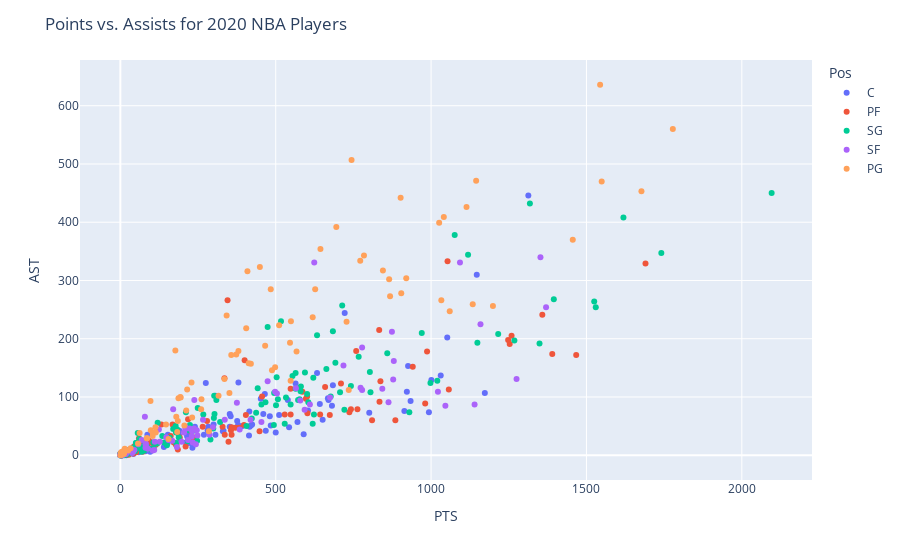

Source (notebook cell):
### Code cell
fig = px.scatter(basketballData, x='PTS', y='AST', color = 'Pos', hover_data = ['Player'])
fig.update_layout(title_text = 'Points vs. Assists for 2020 NBA Players')

### Figure 1 — Plotly figure (JSON) as saved in the notebook; plotly's stock layout.template omitted (floating-point values rounded to 4 significant figures; data arrays with more than 128 entries replaced by an {"elided": "..."} marker saying what was removed)
{"data": [{"customdata": [["Steven Adams"], ["LaMarcus Aldridge"], ["Jarrett Allen"], ["Deandre Ayton"], ["Mo Bamba"], ["Aron Baynes"], ["Khem Birch"], ["Goga Bitadze"], ["Bismack Biyombo"], ["Marques Bolden"], ["Tony Bradley"], ["Moses Brown"], ["Thomas Bryant"], ["Clint Capela"], ["Wendell Carter Jr."], ["Willie Cauley-Stein"], ["Tyson Chandler"], ["Ed Davis"], ["Dewayne Dedmon"], ["Cheick Diallo"], ["Gorgui Dieng"], ["Andre Drummond"], ["Joel Embiid"], ["Tacko Fall"], ["Derrick Favors"], ["Bruno Fernando"], ["Daniel Gafford"], ["Marc Gasol"], ["Taj Gibson"], ["Rudy Gobert"], ["Montrezl Harrell"], ["Isaiah Hartenstein"], ["Jaxson Hayes"], ["Dewan Hernandez"], ["Willy Hernangómez"], ["Richaun Holmes"], ["Al Horford"], ["Dwight Howard"], ["Serge Ibaka"], ["Jaren Jackson Jr."], ["Nikola Jokić"], ["Damian Jones"], ["DeAndre Jordan"], ["Mfiondu Kabengele"], ["Frank Kaminsky"], ["Enes Kanter"], ["Maxi Kleber"], ["Luke Kornet"], ["Skal Labissière"], ["Alex Len"], ["Meyers Leonard"], ["Kevon Looney"], ["Brook Lopez"], ["Robin Lopez"], ["Ian Mahinmi"], ["Thon Maker"], ["Boban Marjanović"], ["JaVale McGee"], ["Nicolò Melli"], ["Mike Muscala"], ["Larry Nance Jr."], ["Nerlens Noel"], ["Kyle O'Quinn"], ["Jahlil Okafor"], ["Kelly Olynyk"], ["Anžejs Pasečņiks"], ["Justin Patton"], ["Norvel Pelle"], ["Mason Plumlee"], ["Jakob Poeltl"], ["Vincent Poirier"], ["Bobby Portis"], ["Dwight Powell"], ["Naz Reid"], ["Mitchell Robinson"], ["Domantas Sabonis"], ["Daniel Theis"], ["Tristan Thompson"], ["Karl-Anthony Towns"], ["Myles Turner"], ["Jonas Valančiūnas"], ["Nikola Vučević"], ["Moritz Wagner"], ["Hassan Whiteside"], ["Johnathan Williams"], ["Robert Williams"], ["Cody Zeller"], ["Ante Žižić"], ["Ivica Zubac"]], "hovertemplate": "Pos=C<br>PTS=%{x}<br>AST=%{y}<br>Player=%{customdata[0]}<extra></extra>", "legendgroup": "C", "marker": {"color": "#636efa", "symbol": "circle"}, "mode": "markers", "name": "C", "showlegend": true, "type": "scatter", "x": [633, 1001, 681, 570, 332, 481, 153, 152, 393, 0, 233, 11, 460, 543, 484, 67, 34, 33, 81, 211, 87, 140, 1031, 19, 415, 240, 220, 275, 379, 934, 1173, 107, 420, 4, 190, 500, 722, 468, 801, 914, 1313, 306, 465, 42, 352, 416, 604, 215, 190, 59, 300, 68, 670, 330, 283, 281, 232, 414, 355, 189, 564, 424, 87, 214, 452, 144, 9, 42, 380, 306, 39, 668, 376, 269, 590, 1147, 539, 684, 926, 651, 922, 1052, 352, 993, 35, 98, 642, 96, 511], "xaxis": "x", "y": [141, 129, 85, 57, 42, 67, 35, 21, 50, 0, 17, 1, 71, 48, 51, 10, 6, 8, 7, 22, 13, 14, 137, 0, 75, 49, 21, 124, 52, 93, 107, 18, 51, 0, 29, 39, 244, 42, 73, 76, 446, 35, 105, 2, 71, 49, 77, 32, 42, 5, 53, 20, 95, 41, 49, 43, 13, 34, 67, 34, 123, 53, 35, 36, 97, 17, 2, 7, 125, 102, 7, 98, 59, 35, 36, 310, 95, 120, 153, 61, 109, 202, 49, 74, 6, 22, 88, 6, 69], "yaxis": "y"}, {"customdata": [["Bam Adebayo"], ["Al-Farouq Aminu"], ["Kyle Anderson"], ["Ryan Anderson"], ["Giannis Antetokounmpo"], ["Kostas Antetokounmpo"], ["Carmelo Anthony"], ["Marvin Bagley III"], ["Harrison Barnes"], ["Darius Bazley"], ["Jordan Bell"], ["Dāvis Bertāns"], ["Nemanja Bjelica"], ["Jonah Bolden"], ["Chris Boucher"], ["Jarrell Brantley"], ["Marquese Chriss"], ["Gary Clark"], ["Brandon Clarke"], ["Nicolas Claxton"], ["John Collins"], ["Zach Collins"], ["Tyler Cook"], ["Robert Covington"], ["Anthony Davis"], ["Henry Ellenson"], ["Drew Eubanks"], ["Cristiano Felício"], ["Dorian Finney-Smith"], ["Wenyen Gabriel"], ["Danilo Gallinari"], ["Rudy Gay"], ["Harry Giles"], ["Aaron Gordon"], ["Jerami Grant"], ["Draymond Green"], ["JaMychal Green"], ["Jeff Green"], ["Blake Griffin"], ["Rui Hachimura"], ["Donta Hall"], ["Tobias Harris"], ["Udonis Haslem"], ["John Henson"], ["Juan Hernangómez"], ["Kevin Hervey"], ["Mario Hezonja"], ["Ersan İlyasova"], ["Brandon Ingram"], ["Justin Jackson"], ["Amile Jefferson"], ["Cameron Johnson"], ["James Johnson"], ["Stanley Johnson"], ["Rodions Kurucs"], ["Kyle Kuzma"], ["Jake Layman"], ["T.J. Leaf"], ["Nassir Little"], ["Kevin Love"], ["Trey Lyles"], ["Lauri Markkanen"], ["Jalen McDaniels"], ["Doug McDermott"], ["Chimezie Metu"], ["Eric Mika"], ["Paul Millsap"], ["Juwan Morgan"], ["Marcus Morris"], ["Markieff Morris"], ["Johnathan Motley"], ["Georges Niang"], ["Royce O'Neale"], ["Semi Ojeleye"], ["Tariq Owens"], ["Jabari Parker"], ["Eric Paschall"], ["Patrick Patterson"], ["Michael Porter Jr."], ["Kristaps Porziņģis"], ["Julius Randle"], ["Luka Šamanić"], ["Dario Šarić"], ["Mike Scott"], ["Thabo Sefolosha"], ["Pascal Siakam"], ["Chris Silva"], ["Alen Smailagić"], ["Omari Spellman"], ["Caleb Swanigan"], ["Jayson Tatum"], ["Anthony Tolliver"], ["P.J. Tucker"], ["Jarred Vanderbilt"], ["Noah Vonleh"], ["Dean Wade"], ["P.J. Washington"], ["Grant Williams"], ["Kenrich Williams"], ["Marvin Williams"], ["Zion Williamson"], ["D.J. Wilson"], ["Christian Wood"], ["Thaddeus Young"]], "hovertemplate": "Pos=PF<br>PTS=%{x}<br>AST=%{y}<br>Player=%{customdata[0]}<extra></extra>", "legendgroup": "PF", "marker": {"color": "#EF553B", "symbol": "circle"}, "mode": "markers", "name": "PF", "showlegend": true, "type": "scatter", "x": [1053, 78, 335, 5, 1690, 0, 763, 185, 941, 238, 10, 834, 759, 6, 348, 0, 548, 42, 602, 66, 885, 27, 19, 179, 1467, 2, 51, 86, 597, 41, 1057, 601, 265, 833, 742, 345, 356, 104, 279, 548, 6, 1259, 5, 76, 181, 2, 225, 382, 1358, 329, 15, 398, 168, 23, 162, 674, 210, 72, 172, 987, 404, 737, 89, 643, 46, 6, 529, 19, 114, 38, 28, 336, 400, 191, 4, 4, 837, 234, 358, 981, 1248, 0, 586, 358, 92, 1253, 120, 59, 370, 60, 1390, 27, 456, 2, 8, 20, 710, 218, 132, 44, 448, 100, 810, 659], "xaxis": "x", "y": [333, 21, 132, 2, 329, 1, 79, 10, 152, 29, 2, 92, 179, 0, 23, 1, 114, 3, 72, 16, 60, 6, 1, 18, 172, 1, 5, 16, 97, 5, 113, 101, 49, 215, 79, 266, 43, 12, 59, 70, 2, 205, 1, 11, 18, 1, 42, 47, 241, 49, 4, 52, 53, 8, 33, 69, 15, 6, 22, 178, 69, 74, 13, 70, 6, 0, 70, 2, 18, 5, 8, 35, 163, 31, 0, 2, 127, 31, 35, 89, 198, 3, 109, 48, 25, 191, 21, 13, 47, 29, 174, 1, 101, 0, 1, 2, 123, 62, 53, 15, 41, 22, 60, 117], "yaxis": "y"}, {"customdata": {"elided": "138x1 str values"}, "hovertemplate": "Pos=SG<br>PTS=%{x}<br>AST=%{y}<br>Player=%{customdata[0]}<extra></extra>", "legendgroup": "SG", "marker": {"color": "#00cc96", "symbol": "circle"}, "mode": "markers", "name": "SG", "showlegend": true, "type": "scatter", "x": {"elided": "138 int values"}, "xaxis": "x", "y": {"elided": "138 int values"}, "yaxis": "y"}, {"customdata": [["Justin Anderson"], ["Thanasis Antetokounmpo"], ["OG Anunoby"], ["Trevor Ariza"], ["Will Barton"], ["Keita Bates-Diop"], ["Nicolas Batum"], ["Dragan Bender"], ["Bojan Bogdanović"], ["Isaac Bonga"], ["Ignas Brazdeikis"], ["Mikal Bridges"], ["Miles Bridges"], ["Oshae Brissett"], ["Jaylen Brown"], ["Sterling Brown"], ["Jimmy Butler"], ["Bruno Caboclo"], ["Vlatko Čančar"], ["DeMarre Carroll"], ["Vince Carter"], ["Wilson Chandler"], ["Zylan Cheatham"], ["Torrey Craig"], ["Jae Crowder"], ["DeMar DeRozan"], ["Hamidou Diallo"], ["Sekou Doumbouya"], ["Jared Dudley"], ["James Ennis"], ["Terrance Ferguson"], ["Paul George"], ["Javonte Green"], ["Maurice Harkless"], ["Joe Harris"], ["Shaquille Harrison"], ["Josh Hart"], ["Gordon Hayward"], ["Solomon Hill"], ["Jaylen Hoard"], ["Rondae Hollis-Jefferson"], ["Rodney Hood"], ["Danuel House"], ["De'Andre Hunter"], ["Chandler Hutchison"], ["Joe Ingles"], ["Jonathan Isaac"], ["Wesley Iwundu"], ["Alize Johnson"], ["B.J. Johnson"], ["Keldon Johnson"], ["Derrick Jones Jr."], ["Stanton Kidd"], ["Michael Kidd-Gilchrist"], ["Louis King"], ["Kevin Knox"], ["Kyle Korver"], ["Vic Law"], ["Kawhi Leonard"], ["Caleb Martin"], ["Cody Martin"], ["Kelan Martin"], ["Patrick McCaw"], ["Alfonzo McKinnie"], ["Khris Middleton"], ["Malcolm Miller"], ["Džanan Musa"], ["Sviatoslav Mykhailiuk"], ["Abdel Nader"], ["David Nwaba"], ["KZ Okpala"], ["Cedi Osman"], ["Kelly Oubre Jr."], ["Chandler Parsons"], ["Kevin Porter Jr."], ["Otto Porter"], ["Cam Reddish"], ["Duncan Robinson"], ["Glenn Robinson III"], ["Isaiah Roby"], ["JaKarr Sampson"], ["Admiral Schofield"], ["Tony Snell"], ["Juan Toscano-Anderson"], ["Jarrod Uthoff"], ["Denzel Valentine"], ["Taurean Prince"], ["T.J. Warren"], ["Paul Watson"], ["Justise Winslow"]], "hovertemplate": "Pos=SF<br>PTS=%{x}<br>AST=%{y}<br>Player=%{customdata[0]}<extra></extra>", "legendgroup": "SF", "marker": {"color": "#ab63fa", "symbol": "circle"}, "mode": "markers", "name": "SF", "showlegend": true, "type": "scatter", "x": [3, 45, 675, 231, 874, 7, 79, 81, 1275, 266, 17, 565, 843, 37, 1022, 223, 1093, 10, 17, 40, 298, 205, 4, 248, 155, 1352, 233, 243, 58, 81, 209, 880, 127, 82, 878, 209, 579, 778, 15, 38, 375, 230, 593, 778, 218, 624, 384, 237, 18, 13, 41, 454, 0, 4, 20, 419, 336, 0, 1370, 111, 238, 197, 170, 182, 1159, 23, 148, 504, 287, 104, 7, 718, 1046, 14, 498, 167, 610, 863, 89, 0, 109, 83, 474, 69, 4, 246, 773, 1140, 1, 124], "xaxis": "x", "y": [0, 9, 99, 41, 212, 0, 66, 19, 131, 61, 4, 115, 114, 7, 109, 46, 331, 2, 3, 7, 48, 39, 2, 34, 26, 340, 22, 19, 19, 13, 45, 162, 23, 20, 130, 49, 94, 185, 4, 4, 90, 32, 78, 112, 26, 331, 44, 46, 2, 2, 6, 57, 1, 3, 5, 61, 61, 0, 254, 23, 95, 23, 79, 14, 225, 8, 31, 106, 35, 8, 1, 154, 85, 3, 109, 25, 87, 91, 11, 0, 9, 14, 127, 26, 0, 43, 116, 87, 2, 44], "yaxis": "y"}, {"customdata": [["Ryan Arcidiacono"], ["D.J. Augustin"], ["Lonzo Ball"], ["J.J. Barea"], ["Patrick Beverley"], ["Eric Bledsoe"], ["Jordan Bone"], ["Ky Bowman"], ["Malcolm Brogdon"], ["Jalen Brunson"], ["Trey Burke"], ["Jevon Carter"], ["Alex Caruso"], ["Joe Chealey"], ["Chris Chiozza"], ["Mike Conley"], ["Quinn Cook"], ["Stephen Curry"], ["Matthew Dellavedova"], ["Luka Dončić"], ["PJ Dozier"], ["Goran Dragić"], ["Kris Dunn"], ["Yogi Ferrell"], ["De'Aaron Fox"], ["Tim Frazier"], ["Markelle Fultz"], ["Darius Garland"], ["Brandon Goodwin"], ["Devonte' Graham"], ["Josh Gray"], ["Jared Harper"], ["George Hill"], ["Aaron Holiday"], ["Kyrie Irving"], ["Frank Jackson"], ["Reggie Jackson"], ["LeBron James"], ["Ty Jerome"], ["Tyus Jones"], ["Cory Joseph"], ["Brandon Knight"], ["Jalen Lecque"], ["Damian Lillard"], ["Kyle Lowry"], ["Josh Magette"], ["Jeremiah Martin"], ["Frank Mason III"], ["T.J. McConnell"], ["Jordan McLaughlin"], ["De'Anthony Melton"], ["Patty Mills"], ["Ja Morant"], ["Monte Morris"], ["Emmanuel Mudiay"], ["Dejounte Murray"], ["Jamal Murray"], ["Shabazz Napier"], ["Raul Neto"], ["Frank Ntilikina"], ["Elie Okobo"], ["Jeremy Pargo"], ["Chris Paul"], ["Elfrid Payton"], ["Gary Payton II"], ["Shamorie Ponds"], ["Chasson Randle"], ["Justin Robinson"], ["Rajon Rondo"], ["Derrick Rose"], ["Terry Rozier"], ["Ricky Rubio"], ["D'Angelo Russell"], ["Tomáš Satoranský"], ["Dennis Schröder"], ["Ben Simmons"], ["Dennis Smith Jr."], ["Ish Smith"], ["Edmond Sumner"], ["Jeff Teague"], ["Isaiah Thomas"], ["Allonzo Trier"], ["Evan Turner"], ["Fred VanVleet"], ["Gabe Vincent"], ["Kemba Walker"], ["Derrick Walton"], ["Brad Wanamaker"], ["Tremont Waters"], ["Russell Westbrook"], ["Nigel Williams-Goss"], ["Justin Wright-Foreman"], ["Trae Young"]], "hovertemplate": "Pos=PG<br>PTS=%{x}<br>AST=%{y}<br>Player=%{customdata[0]}<extra></extra>", "legendgroup": "PG", "marker": {"color": "#FFA15A", "symbol": "circle"}, "mode": "markers", "name": "PG", "showlegend": true, "type": "scatter", "x": [261, 511, 695, 194, 380, 865, 12, 335, 784, 466, 147, 231, 316, 2, 57, 567, 183, 104, 177, 1549, 86, 868, 373, 185, 920, 97, 772, 728, 206, 1145, 2, 2, 498, 546, 548, 285, 85, 1544, 98, 484, 405, 104, 10, 1677, 1026, 12, 2, 14, 409, 229, 420, 735, 1041, 549, 351, 619, 1033, 180, 212, 357, 215, 25, 1114, 449, 113, 9, 5, 13, 342, 904, 1134, 744, 260, 644, 1199, 902, 187, 627, 114, 193, 488, 155, 62, 845, 12, 1060, 3, 413, 33, 1456, 4, 0, 1778], "xaxis": "x", "y": [96, 223, 392, 99, 179, 302, 8, 131, 343, 188, 53, 65, 102, 1, 20, 178, 40, 33, 180, 470, 29, 273, 173, 59, 304, 93, 334, 229, 51, 471, 2, 0, 151, 193, 128, 41, 29, 636, 43, 285, 218, 38, 2, 453, 399, 5, 2, 11, 316, 125, 157, 112, 409, 230, 107, 237, 266, 66, 77, 172, 113, 8, 426, 323, 48, 2, 5, 7, 240, 278, 259, 507, 79, 354, 256, 442, 98, 285, 39, 100, 146, 28, 38, 317, 3, 247, 5, 158, 12, 370, 5, 0, 560], "yaxis": "y"}], "layout": {"legend": {"title": {"text": "Pos"}, "tracegroupgap": 0}, "margin": {"t": 60}, "title": {"text": "Points vs. Assists for 2020 NBA Players"}, "xaxis": {"anchor": "y", "domain": [0, 1], "title": {"text": "PTS"}}, "yaxis": {"anchor": "x", "domain": [0, 1], "title": {"text": "AST"}}}}
